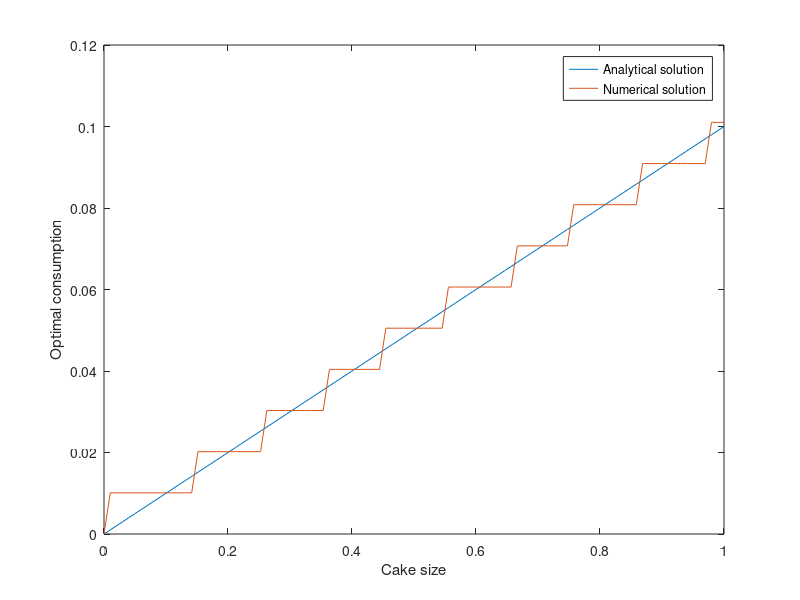

Source code (MATLAB):
% MATLAB code for infinite horizon non-stochastic cake-eating problem
% (also tested in GNU Octave 3.4.0)
% Andrew Gimber, European University Institute
% 2012-01-03

clear;                                  % clear Workspace
clc;                                    % clear Command Window
close all;                              % close Figures

% Model parameters
k0=1;                                   % initial cake size
beta=0.9;                               % discount factor

% Discretisation and value function iteration parameters
kpoints=100;                            % number of different cake sizes to consider (grid size)
tol=0.0001;                             % tolerance value

params=[k0,beta,kpoints,tol];           % store parameters in a 1 x 4 row vector (for passing to cakeloss.m via cakesearch.m)

% Create grid for k (cake sizes to consider)
kincr=k0/(kpoints-1);                   % calculate increment such that grid size is equal to kpoints
k=0:kincr:k0;                           % 1 x kpoints row vector with elements from 0 to k0 in increments of kincr

% Create matrices of consumption and instantaneous utility possibilities
c=k'*ones(size(k))-ones(size(k))'*k;    % kpoints x kpoints consumption matrix with typical element c(i,j)=k(i)-k(j)
ctiny=6.3829e-4;                        % a very small number
% ctiny=cakesearch(params);             % to see how the above value was chosen, uncomment this line and look at the cakesearch.m file
c(c==0)=ctiny;                          % set all zero elements of c to a very small number, because we are about to take logs
c(c<0)=NaN;                             % set all negative elements of c to "not a number", because negative consumption is impossible
u=log(c);                               % kpoints x kpoints instantaneous utility matrix with typical element u(i,j)=log(c(i,j))

% Value function iteration
V=zeros(size(k));                       % 1 x kpoints row vector of zeros, which is our initial guess for the value function V(k)
gap=tol+1;                              % need gap>tol, otherwise our while loop will never start
while gap>tol                           % apply the Bellman operator TV(k)=max{u(k,k')+beta*V(k')} until TV(k) and V(k) are close
    aux=(u+beta*ones(size(k))'*V)';     % kpoints x kpoints matrix, which forms the RHS of the Bellman equation (transposed because max works over columns)
    [TV,I]=max(aux);                    % two 1 x kpoints matrices: one for maximum values, the other for indices
    gap=max(abs(TV-V));                 % measure largest gap between elements of TV(k) and V(k) (loop ends when gap<=tol)
    V=TV;                               % set V(k) equal to TV(k) so we can do another iteration
end

% Policy function
coptan=(1-beta)*k;                      % analytical solution for optimal consumption
coptnu=k-k(I);                          % numerical solution: use indices to find optimal k' and so calculate optimal c

% Graph
figure
plot(k,coptan,k,coptnu)
xlabel('Cake size')
ylabel('Optimal consumption')
legend('Analytical solution','Numerical solution')